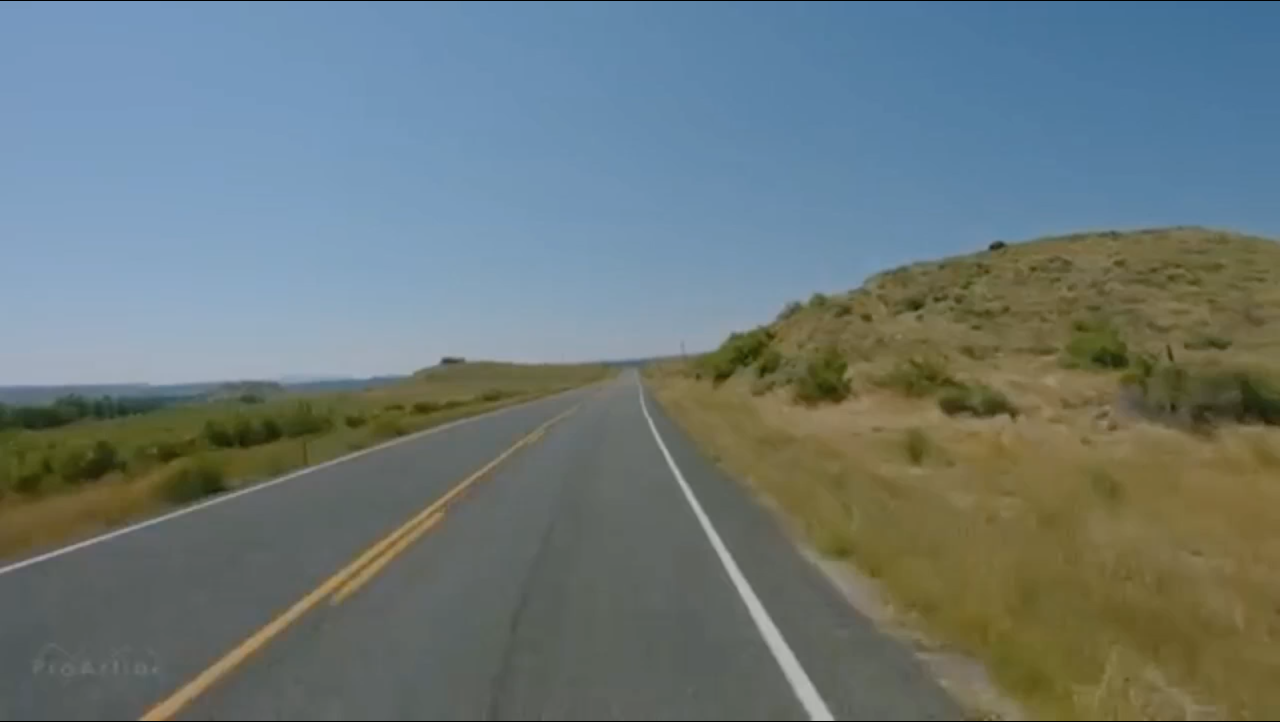
#> input picture media/image_lane.jpeg, 2560 x 1444 px (shown at 1/2 size); the run also reads 1 picture not shown here
$ python casestudy_lanedetection-2.py
#> lines starting #> are read from the running program, lines starting #| are printed output that depends on the picture; after the words box and inside, x2 and y2 are one past the last pixel; in counts of white or black regions, pixels touching at a corner belong together; pictures that were not available may be replaced by others from this repository, and a replacement may not be noted
# Import the required libraries
import matplotlib.pylab as plt
import cv2
import numpy as np
import os
import shutil

lane_image = cv2.imread('media/image_lane.jpeg')
#> lane_image is the input picture: shape (1444, 2560, 3); mean B, G, R 120, 120.2, 107.2

# Convert the image in to RBG format using matplotlib
colored_image = cv2.cvtColor(lane_image, cv2.COLOR_BGR2RGB)

# Find out the shape of the image, defining height (1442) and width (2560)
height = lane_image.shape[0]
#> height = 1444
width = lane_image.shape[1]
#> width = 2560

#Define the region of interest
def CannyEdge(image):
  gray = cv2.cvtColor(image, cv2.COLOR_RGB2GRAY)
  blur = cv2.GaussianBlur(gray, (5,5), 0)
  cannyImage = cv2.Canny(blur, 10, 30)
  return cannyImage


# Create a function called region_of_interest which takes one argument called image
def region_of_interest(image):
  height = image.shape[0]
  triangle = np.array([[(160, height),(600, 370),(1050, height),]], np.int32)
  mask = np.zeros_like(image)
  cv2.fillPoly(mask, triangle, 255)
  masked_image = cv2.bitwise_and(image, mask)
  return masked_image

# Loop over all lines and draw them on the blank image
def display_lines(image, lines):
    line_image = np.zeros_like(image)
    if lines is not None:
        for line in lines:
            x1, y1, x2, y2 = line.reshape(4)
            cv2.line(line_image, (x1, y1), (x2, y2), (255, 0, 0), 10)
    return line_image

# Run the code on the video
cap = cv2.VideoCapture("./media/test.mp4")

# Create out directory for the frame of the resulting video
if not os.path.exists('out'):
    os.makedirs('out')
else:
  shutil.rmtree('out') # delete previous content of out folder
  os.makedirs('out')

frame_number = 0
while(cap.isOpened()):
    frame_is_valid, frame = cap.read()
    if frame_is_valid is False: # stop execution if frame is invalid, typically end of file
      break
    canny = CannyEdge(frame)
#> in CannyEdge, `gray = cv2.cvtColor(image, cv2.COLOR_RGB2GRAY)`:
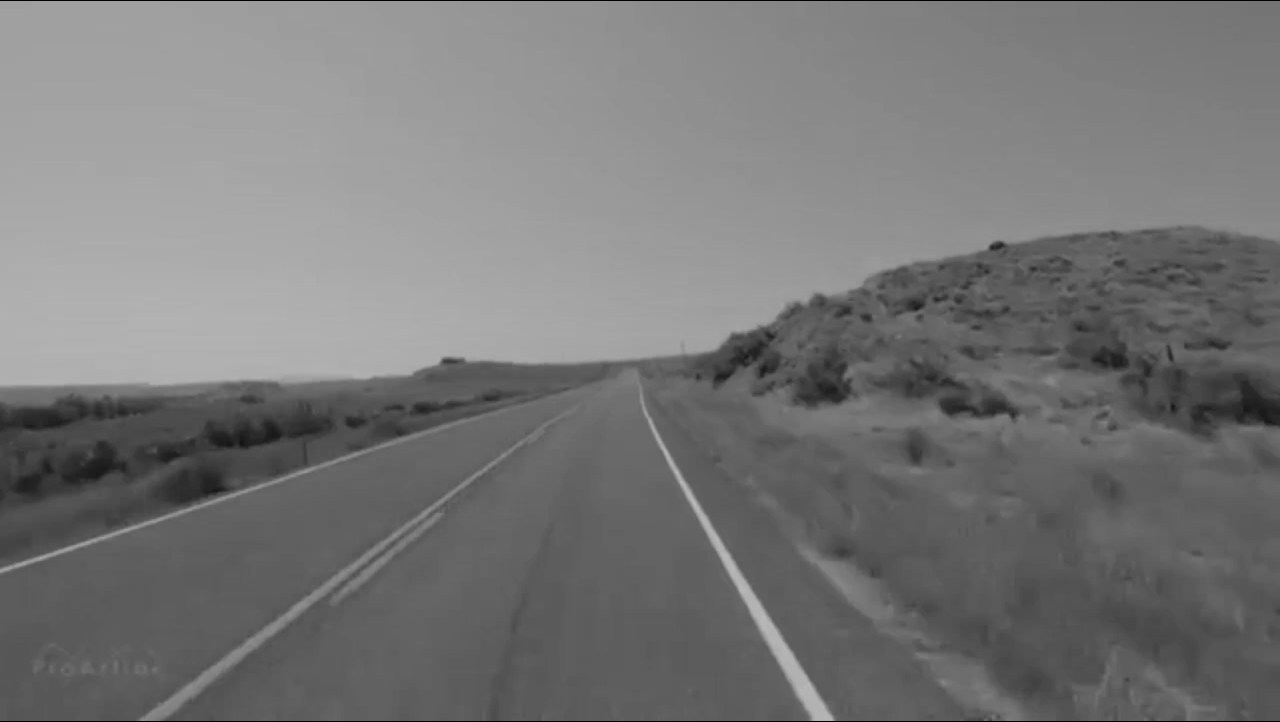
#> gray: shape (1444, 2560) (shown at 1/2 size); min 0, max 188, mean 118.7
#> in CannyEdge, `cannyImage = cv2.Canny(blur, 10, 30)`:
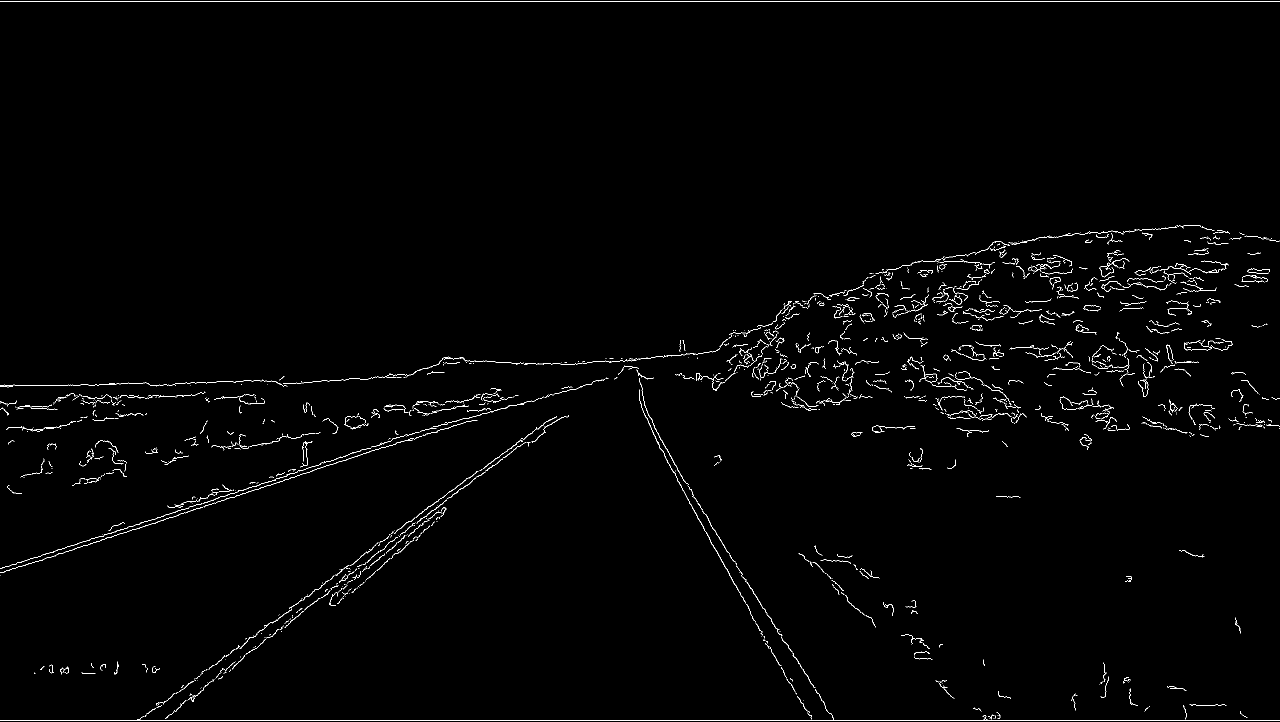
#> cannyImage: shape (1444, 2560) (shown at 1/2 size); 1.1% white in thin lines or dots
    cropped_Image = region_of_interest(canny)
#> in region_of_interest, `cv2.fillPoly(mask, triangle, 255)`: mask: shape (1444, 2560); 13% white; 1 white region, box (x1, y1, x2, y2) and area: (160, 370, 1051, 1444) 479004
#> in region_of_interest, `masked_image = cv2.bitwise_and(image, mask)`:
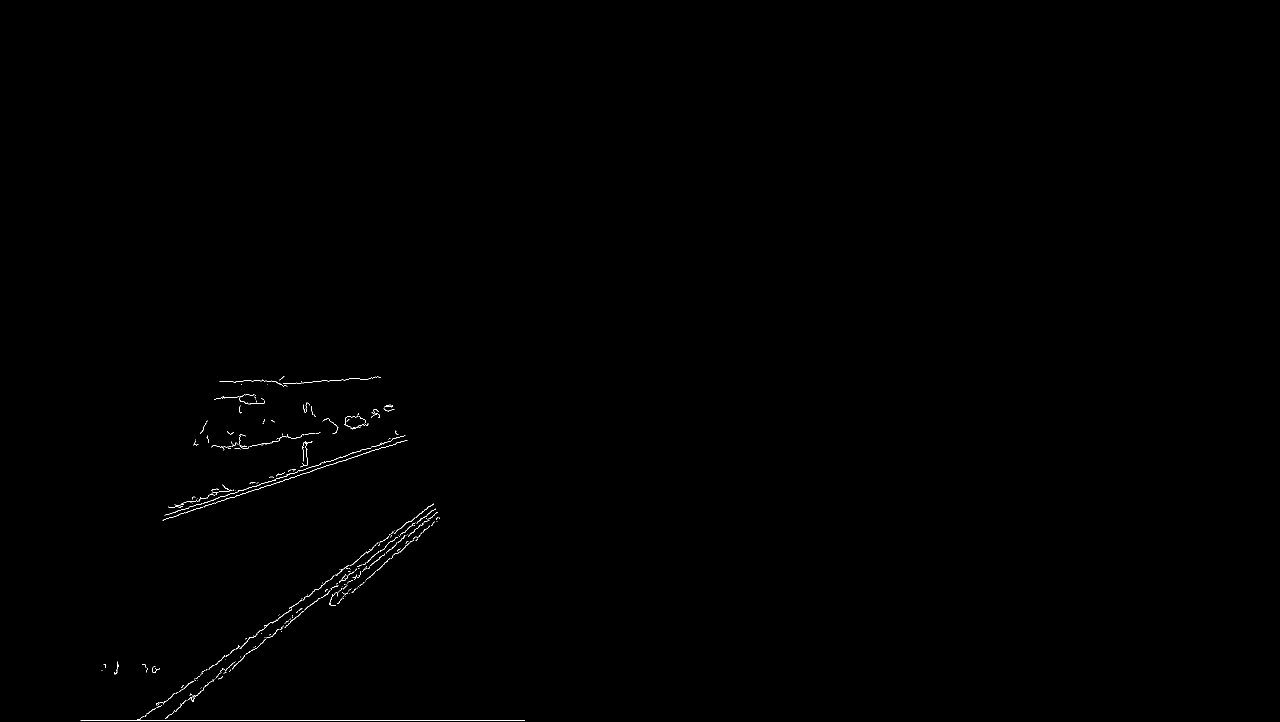
#> masked_image: shape (1444, 2560) (shown at 1/2 size); 0.18% white in thin lines or dots, all inside (x1, y1, x2, y2) = (161, 752, 1050, 1442)
    rho = 2
    theta = np.pi/180
    threshold = 100
    lines = cv2.HoughLinesP(cropped_Image,rho, theta, threshold, np.array ([ ]))
#> lines = 473 rows, first 6: [161, 1441, 1049, 1441], [475, 990, 476, 990], [623, 942, 628, 940], [615, 1193, 623, 1187], [530, 972, 531, 972], [424, 1007, 424, 1007]
    line_image = display_lines(frame, lines)
#> the loop in display_lines, `for line in lines:` made 473 passes

    combo_image = cv2.addWeighted(frame, 0.6, line_image, 1, 1)
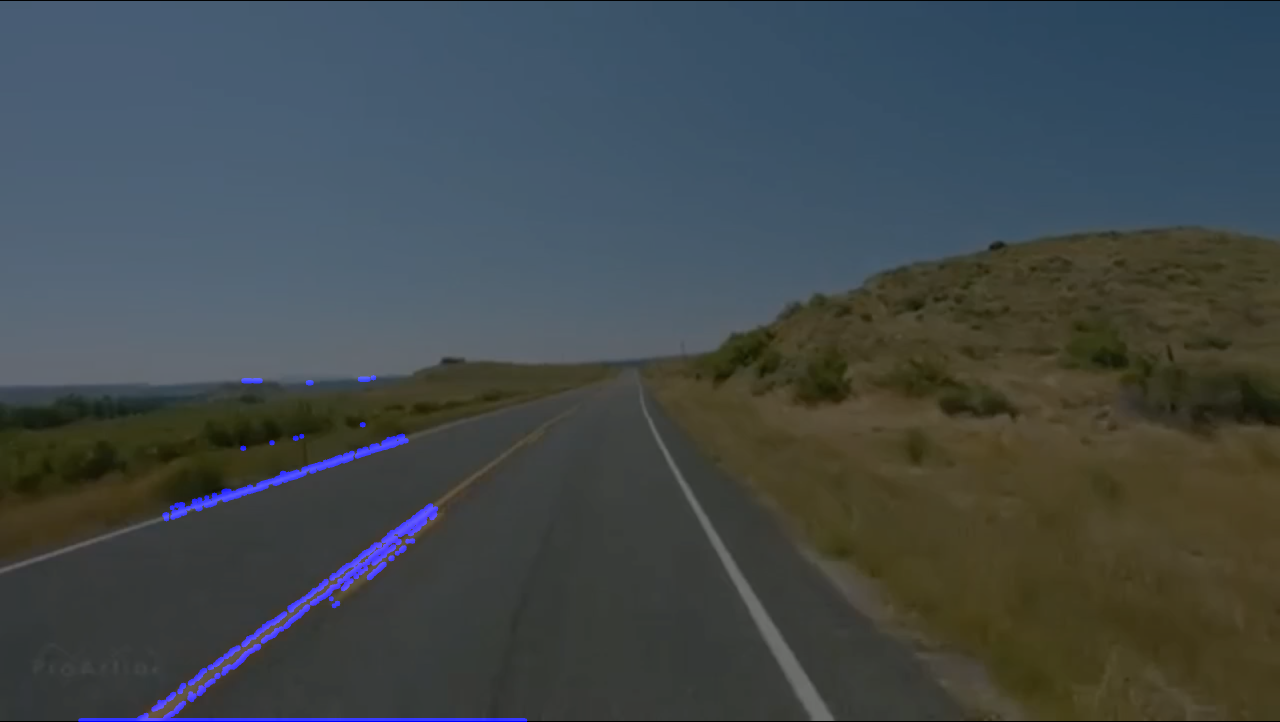
#> combo_image: shape (1444, 2560, 3) (shown at 1/2 size); mean B, G, R 75, 73.1, 65.3
    cv2.imshow("Image", combo_image)
    cv2.imwrite('./out/frame_' + str(frame_number).zfill(7) + '.jpg', combo_image) # write frame to out folder
    frame_number += 1
    if cv2.waitKey(1) & 0xFF == ord('q'):
#> (key q is pressed here)
      break
cap.release()
cv2.destroyAllWindows()

# save images with ffmpeg command
os.system("ffmpeg -framerate 24 -i ./out/frame_%07d.jpg output.mp4")
